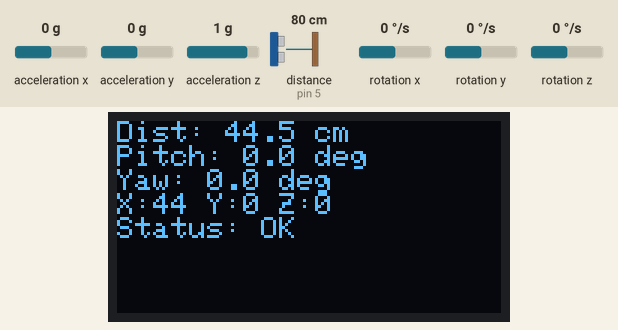
This sketch was run on a simulated Arduino Uno, built with avr-gcc and run on an emulated ATmega328P. Parts: 128×64 one-colour display. Wiring (inferred from the names in the program): ultrasonic range finder: trigger pin 4; echo pin 5. Inputs (shaded band) come from the test bench; at power-on: acceleration x 0 g, distance to the obstacle (sensor on pin 5) 80 cm, rotation z 0 °/s, acceleration y 0 g, acceleration z 1 g, rotation x 0 °/s, rotation y 0 °/s. The echo pulse lasts 58.3 µs per cm; no radio packets arrive unless stated; what the sketch prints to the serial monitor is not drawn.

Above: at 5.28 s.
5.3 s: acceleration x set to -1.4 g
At 5.55 s:
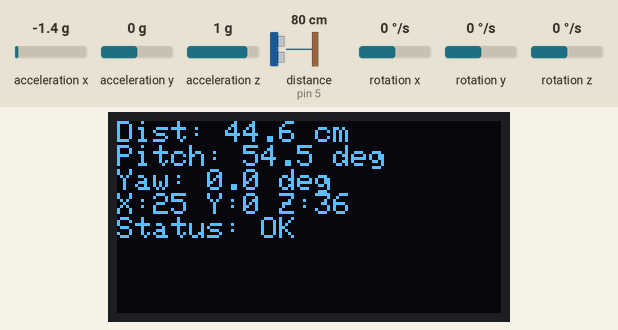
6.8 s: distance to the obstacle (sensor on pin 5) set to 120 cm
At 8.07 s:
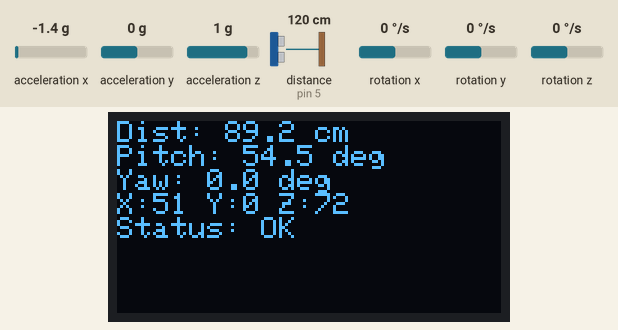
8.4 s: rotation z set to -192 °/s
At 8.54 s:
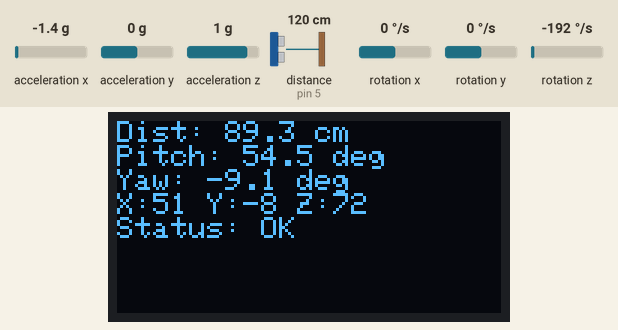
9.9 s: rotation z set to 0 °/s
At 10.7 s:
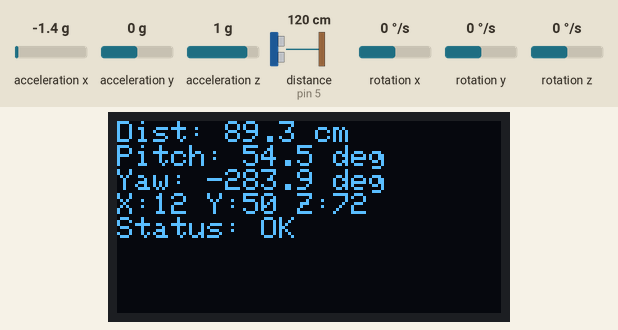
11.4 s: distance to the obstacle (sensor on pin 5) set to 60 cm
At 12.78 s:
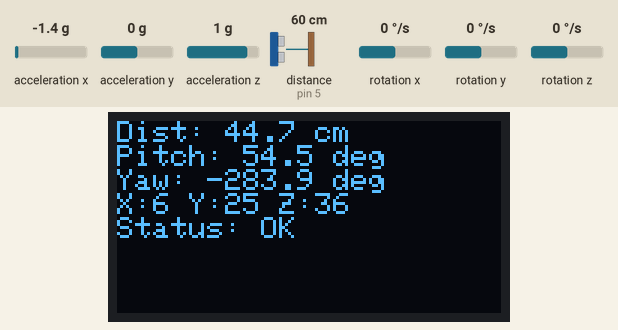
12.9 s: acceleration y set to -1.4 g
At 13.19 s:
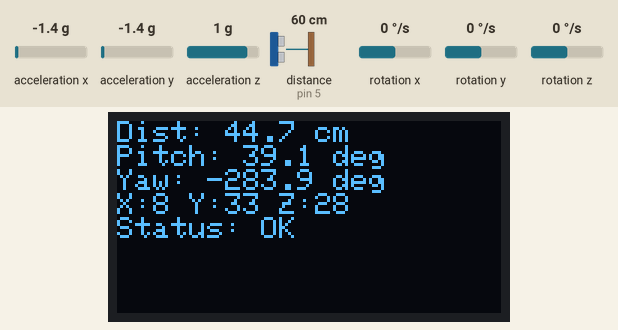
Timing chart, 0 to 15.4 s (numbered marks = the images above; inputs shaded):
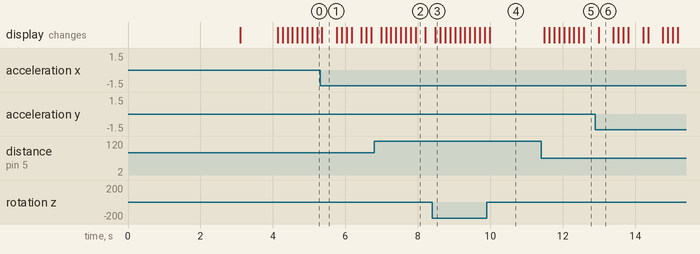

The sketch:

transmitter.ino
```cpp
// (licence header left out)
 #include <Wire.h>
 #include <Adafruit_GFX.h>
 #include <Adafruit_SSD1306.h>
 #include <MPU6050_light.h>
 #include <SPI.h>
 #include <nRF24L01.h>
 #include <RF24.h>

 #include "config.h"
 #include "coordinates.h"
 #include "sensors.h"
 #include "radio.h"

 // Object instances
 Adafruit_SSD1306 display(SCREEN_WIDTH, SCREEN_HEIGHT, &Wire);
 MPU6050 mpu(Wire);
 RF24 radio(CE_PIN, CSN_PIN);
 DataPackage data;

 // Global variables
 float distance = 0;    // Current distance reading in cm
 bool sensorError = false; // Flag for sensor errors

 // Timing variables
 unsigned long lastDisplayUpdate = 0;
 unsigned long lastTransmission = 0;

 void setup() {
   // Initialize serial communication
   Serial.begin(115200);
   Serial.println(F("3D Point Mapper - Transmitter"));

   // Setup ultrasonic pins
   pinMode(TRIGGER_PIN, OUTPUT);
   pinMode(ECHO_PIN, INPUT);
   digitalWrite(TRIGGER_PIN, LOW);

   // Initialize display
   if(!display.begin(SSD1306_SWITCHCAPVCC, OLED_ADDRESS)) {
     Serial.println(F("SSD1306 display initialization failed"));
     sensorError = true;
   } else {
     display.clearDisplay();
     display.setTextSize(1);
     display.setTextColor(SSD1306_WHITE);
     display.setCursor(0, 0);
     display.println(F("3D Point Mapper"));
     display.println(F("Initializing..."));
     display.display();
   }

   // Initialize MPU6050
   if (!initMPU()) {
     sensorError = true;
   }

   // Initialize radio
   if (!initRadio()) {
     sensorError = true;
   }

   // Final setup message
   display.clearDisplay();
   display.setCursor(0, 0);
   display.setTextSize(2);

   if (sensorError) {
     display.println(F("ERROR!"));
     display.setTextSize(1);
     display.println(F("Check connections"));
   } else {
     display.println(F("Ready!"));
     display.setTextSize(1);
     display.println(F("Mapping started..."));
   }
   display.display();
   delay(1000);
 }

 void loop() {
   // Update MPU data
   mpu.update();

   // Read ultrasonic sensor (non-blocking)
   readUltrasonicSensor();

   // Calculate 3D coordinates
   calculateCoordinates(data, distance, mpu.getAngleY(), mpu.getAngleZ());

   // Update display periodically
   if (millis() - lastDisplayUpdate > DISPLAY_UPDATE_INTERVAL) {
     updateDisplay();
     lastDisplayUpdate = millis();
   }

   // Transmit data periodically
   if (millis() - lastTransmission > TRANSMISSION_INTERVAL) {
     if (transmitData(data)) {
       Serial.print(data.x);
       Serial.print(" ");
       Serial.print(data.y);
       Serial.print(" ");
       Serial.println(data.z);
     }
     lastTransmission = millis();
   }
 }

 // Update OLED display with current readings
 void updateDisplay() {
   display.clearDisplay();
   display.setCursor(0, 0);
   display.setTextSize(1);

   // Show distance reading
   display.print(F("Dist: "));
   display.print(distance, 1);
   display.println(F(" cm"));

   // Show angles
   display.print(F("Pitch: "));
   display.print(mpu.getAngleY(), 1);
   display.println(F(" deg"));

   display.print(F("Yaw: "));
   display.print(mpu.getAngleZ(), 1);
   display.println(F(" deg"));

   // Show coordinates
   display.print(F("X:"));
   display.print(data.x);
   display.print(F(" Y:"));
   display.print(data.y);
   display.print(F(" Z:"));
   display.println(data.z);

   // Show status
   display.print(F("Status: "));
   if (sensorError) {
     display.println(F("ERROR"));
   } else {
     display.println(F("OK"));
   }

   display.display();
 }
```

coordinates.h
```cpp
// coordinates.h
#ifndef COORDINATES_H
#define COORDINATES_H

#include <Arduino.h>
#include "config.h"

// Data structure for radio transmission (max 32 bytes)
struct DataPackage {
  short int x = 0;  // X coordinate
  short int y = 0;  // Y coordinate
  short int z = 0;  // Z coordinate
};

// Convert spherical coordinates to cartesian
void calculateCoordinates(DataPackage& data, float distance, float angleY, float angleZ) {
  // Convert degrees to radians
  float pitch = angleY * PI / 180.0;
  float yaw = angleZ * PI / 180.0;

  // Calculate 3D coordinates from spherical coordinates
  // X = distance * cos(pitch) * cos(yaw)
  // Y = distance * cos(pitch) * sin(yaw)
  // Z = distance * sin(pitch)
  data.x = (short int)(distance * cos(pitch) * cos(yaw));
  data.y = (short int)(distance * cos(pitch) * sin(yaw));
  data.z = (short int)(distance * sin(pitch));
}

#endif // COORDINATES_Hc
```

radio.h
```cpp
// radio.h
#ifndef RADIO_H
#define RADIO_H

#include <Arduino.h>
#include <SPI.h>
#include <nRF24L01.h>
#include <RF24.h>
#include "config.h"
#include "coordinates.h"

// Radio module
extern RF24 radio;

// Radio addresses
const byte addresses[][6] = {"00001", "00002"};

// Initialize radio
bool initRadio() {
  if (!radio.begin()) {
    Serial.println(F("Radio initialization failed"));
    return false;
  }

  radio.openWritingPipe(addresses[1]);
  radio.setPALevel(RF24_PA_MIN);
  radio.stopListening();

  return true;
}

// Transmit data package
bool transmitData(DataPackage& data) {
  return radio.write(&data, sizeof(DataPackage));
}

#endif // RADIO_H
```

sensors.h
```cpp
// sensors.h
#ifndef SENSORS_H
#define SENSORS_H

#include <Arduino.h>
#include <MPU6050_light.h>
#include "config.h"

// Global variables
extern MPU6050 mpu;
extern float distance;
extern bool sensorError;

// Initialize MPU6050
bool initMPU() {
  Wire.begin();
  byte status = mpu.begin();
  if (status != 0) {
    Serial.println(F("MPU6050 initialization failed"));
    return false;
  }

  // Run MPU6050 calibration
  mpu.calcGyroOffsets();
  return true;
}

// Read distance from ultrasonic sensor using non-blocking approach
void readUltrasonicSensor() {
  static enum {IDLE, TRIGGERED, WAITING_FOR_ECHO} state = IDLE;
  static unsigned long triggerTime;
  static unsigned long lastReadingTime = 0;

  // State machine for non-blocking ultrasonic reading
  switch (state) {
    case IDLE:
      // Check if it's time for a new reading
      if (millis() - lastReadingTime >= (1000 / ULTRASONIC_SAMPLING_RATE)) {
        // Send trigger pulse
        digitalWrite(TRIGGER_PIN, LOW);
        delayMicroseconds(2);
        digitalWrite(TRIGGER_PIN, HIGH);
        delayMicroseconds(10);
        digitalWrite(TRIGGER_PIN, LOW);

        triggerTime = micros();
        state = TRIGGERED;
      }
      break;

    case TRIGGERED:
      // Wait for echo pin to go HIGH or timeout
      if (digitalRead(ECHO_PIN) == HIGH) {
        triggerTime = micros();
        state = WAITING_FOR_ECHO;
      } else if (micros() - triggerTime > 5000) { // 5ms timeout
        // Timeout waiting for echo to start
        state = IDLE;
      }
      break;

    case WAITING_FOR_ECHO:
      // Wait for echo pin to go LOW or timeout
      if (digitalRead(ECHO_PIN) == LOW) {
        // Calculate distance
        long duration = micros() - triggerTime;
        float newDistance = (duration / 2.0) / 29.1; // Convert to cm

        // Apply simple filtering for noise reduction
        if (newDistance >= 2 && newDistance <= 400) {
          // Simple low-pass filter (smoothing)
          distance = (1.0 - DISTANCE_SMOOTHING_FACTOR) * distance +
                      DISTANCE_SMOOTHING_FACTOR * newDistance;
        }

        lastReadingTime = millis();
        state = IDLE;
      } else if (micros() - triggerTime > ULTRASONIC_TIMEOUT) {
        // Timeout waiting for echo to end
        state = IDLE;
      }
      break;
  }
}

// Recalibrate the MPU6050 gyroscope
void calibrateMPU() {
  Serial.println(F("Recalibrating MPU6050..."));
  Serial.println(F("Keep device still!"));

  // Perform calibration
  mpu.calcGyroOffsets();

  Serial.println(F("Calibration done!"));
}

#endif // SENSORS_H
```

config.h
```cpp
// config.h
#ifndef CONFIG_H
#define CONFIG_H

// Pin definitions
#define TRIGGER_PIN 4     // Ultrasonic trigger pin
#define ECHO_PIN 5        // Ultrasonic echo pin
#define CE_PIN 7          // NRF24L01 CE pin
#define CSN_PIN 8         // NRF24L01 CSN pin

// Display settings
#define SCREEN_WIDTH 128  // OLED display width, in pixels
#define SCREEN_HEIGHT 64  // OLED display height, in pixels
#define OLED_ADDRESS 0x3C // I2C address for OLED

// Timing constants
#define DISPLAY_UPDATE_INTERVAL 100  // Display update interval (ms)
#define TRANSMISSION_INTERVAL 50     // Data transmission interval (ms)
#define ULTRASONIC_SAMPLING_RATE 20  // Ultrasonic reading rate (Hz)
#define ULTRASONIC_TIMEOUT 30000     // Timeout for ultrasonic readings (µs)

// Filtering constants
#define DISTANCE_SMOOTHING_FACTOR 0.3  // Low-pass filter factor for distance

// Radio settings
extern const byte addresses[][6];

#endif // CONFIG_H
```

Measured:
- after the input at 6.8 s, the display: first changes after 0.19 s (image 2 shows a later state)
- after the input at 8.4 s, the display: changes after 0.08 s (image 3)
- after the input at 11.4 s, the display: first changes after 0.09 s (image 5 shows a later state)
- after the input at 12.9 s, the display: changes after 0.09 s (image 6)
- what the display in image 1 shows lasts 0.4 s, from 5.4 s to 5.8 s
